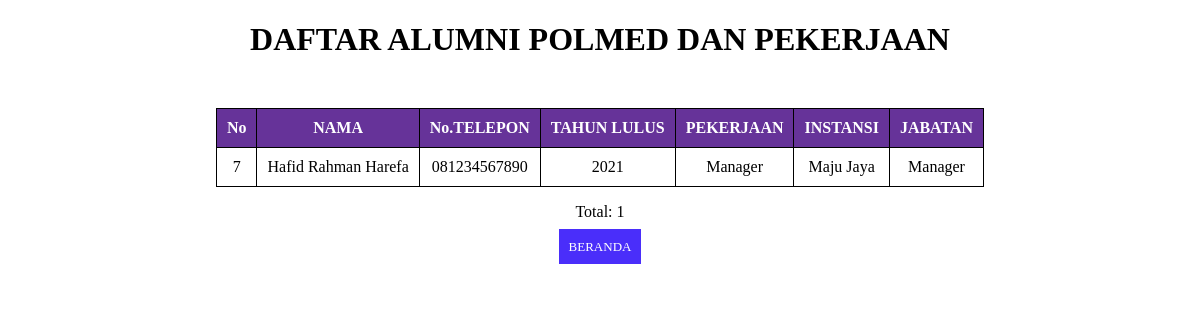
The app's page /proyek/mhsjoinkerja1.php with its own data.
### tables this page shows
CREATE TABLE `tblmahasiswa` (
  `idmhs` int(11) NOT NULL,
  `namamhs` varchar(50) NOT NULL,
  `telpmhs` varchar(12) NOT NULL,
  `thnmhs` varchar(4) NOT NULL
);

CREATE TABLE `tblpekerjaan` (
  `idkerja` int(11) NOT NULL,
  `pekerjaan` varchar(50) NOT NULL,
  `instansi` varchar(50) NOT NULL,
  `jabatan` varchar(50) NOT NULL
);

### proyek/mhsjoinkerja1.php (the view, shortened to what this page needs)
<?php include("config.php"); ?>
<!DOCTYPE html>
<html>
<head>
</head>
<body>
<header><center>
    <h1>DAFTAR ALUMNI POLMED DAN PEKERJAAN</h1>
</header>
    <br>
    <table border="1">
    <thead>
        <tr>
        <th>No</th>
        <th>NAMA</th>
        <th>No.TELEPON</th>
        <th>TAHUN LULUS</th>
        <th>PEKERJAAN</th>
        <th>INSTANSI</th>
        <th>JABATAN</th>
    </thead>
 <tbody>
 <?php
    $sql = "SELECT * FROM tblmahasiswa INNER JOIN tblpekerjaan ON tblmahasiswa.idmhs = tblpekerjaan.idkerja";
    $query = mysqli_query($db, $sql);
    while($mahasiswa = mysqli_fetch_array($query)){
    echo "<tr>";
    echo "<td>".$mahasiswa['idmhs']."</td>";
    echo "<td>".$mahasiswa['namamhs']."</td>";
    echo "<td>".$mahasiswa['telpmhs']."</td>";
    echo "<td>".$mahasiswa['thnmhs']."</td>";
    echo "<td>".$mahasiswa['pekerjaan']."</td>";
    echo "<td>".$mahasiswa['instansi']."</td>";
    echo "<td>".$mahasiswa['jabatan']."</td>";
    echo "</tr>";
}
 ?>
 </tbody>
 </table>
 <p><center>Total: <?php echo mysqli_num_rows($query) ?></p>
 <center><a href="index.php">BERANDA</a>
 </body>
</html>

### proyek/mhsjoinkerja1.php (style rules this page uses)
* { font-family: "Trebuchet MS"; }
h1 { text-transform: uppercase; color: black; }
table { text-align :center; border: solid 1px #000000; border-collapse: collapse; border-spacing: 0; margin: 10px auto 10px auto; }
table thead th { text-align :center; background-color: #663399; border: solid 1px #000000, #000000; color: white; padding: 10px; text-decoration: none; }
table tbody td { border: solid 1px #000000; color: black; padding: 10px; }
a { background-color: #4A2EFA; color: white; padding: 10px; text-decoration: none; font-size: 13px; }

### records on screen
tblmahasiswa: idmhs "7", namamhs "Hafid Rahman Harefa", telpmhs "081234567890", thnmhs "2021", tblpekerjaan.pekerjaan "Manager", tblpekerjaan.instansi "Maju Jaya", tblpekerjaan.jabatan "Manager"

### other values on screen
mysqli_num_rows($query) "1"
